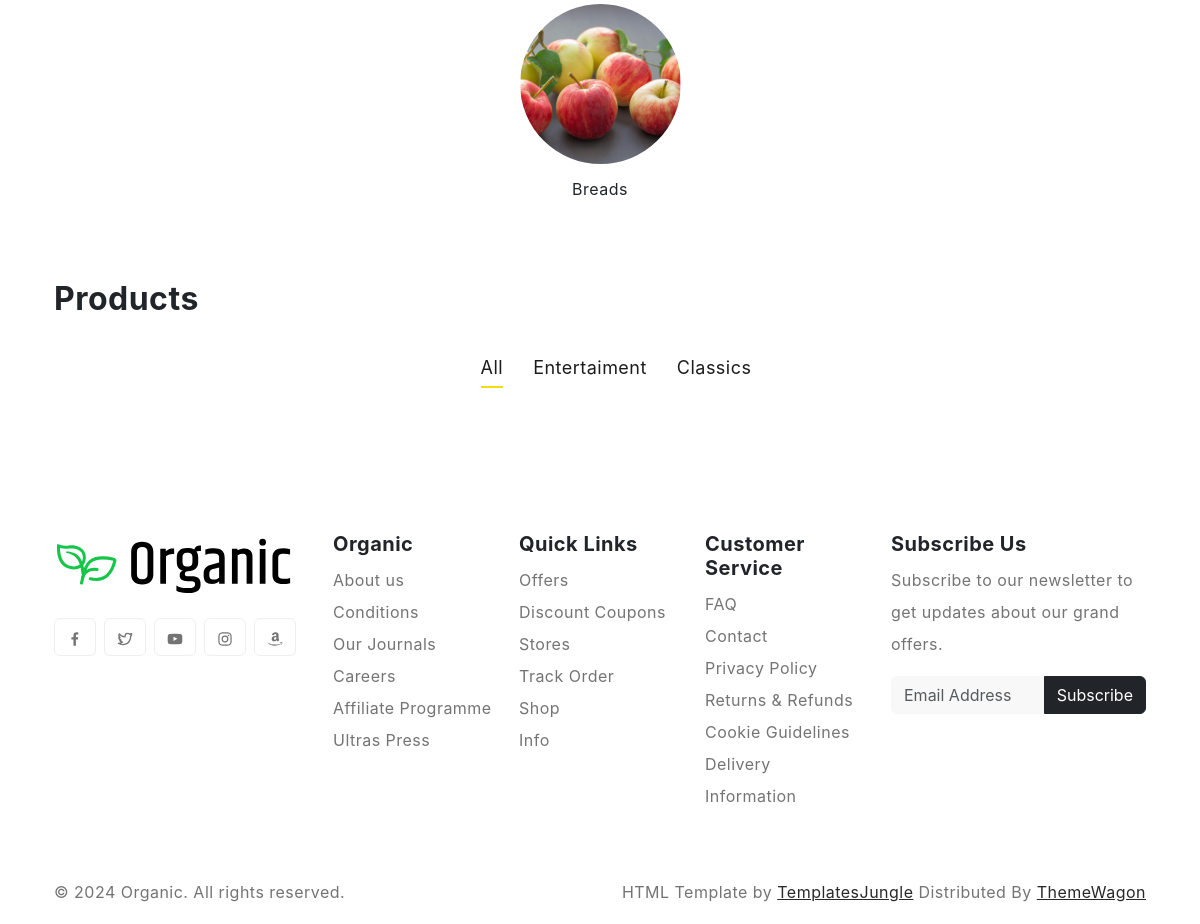
The app's page / (lower part), older data.
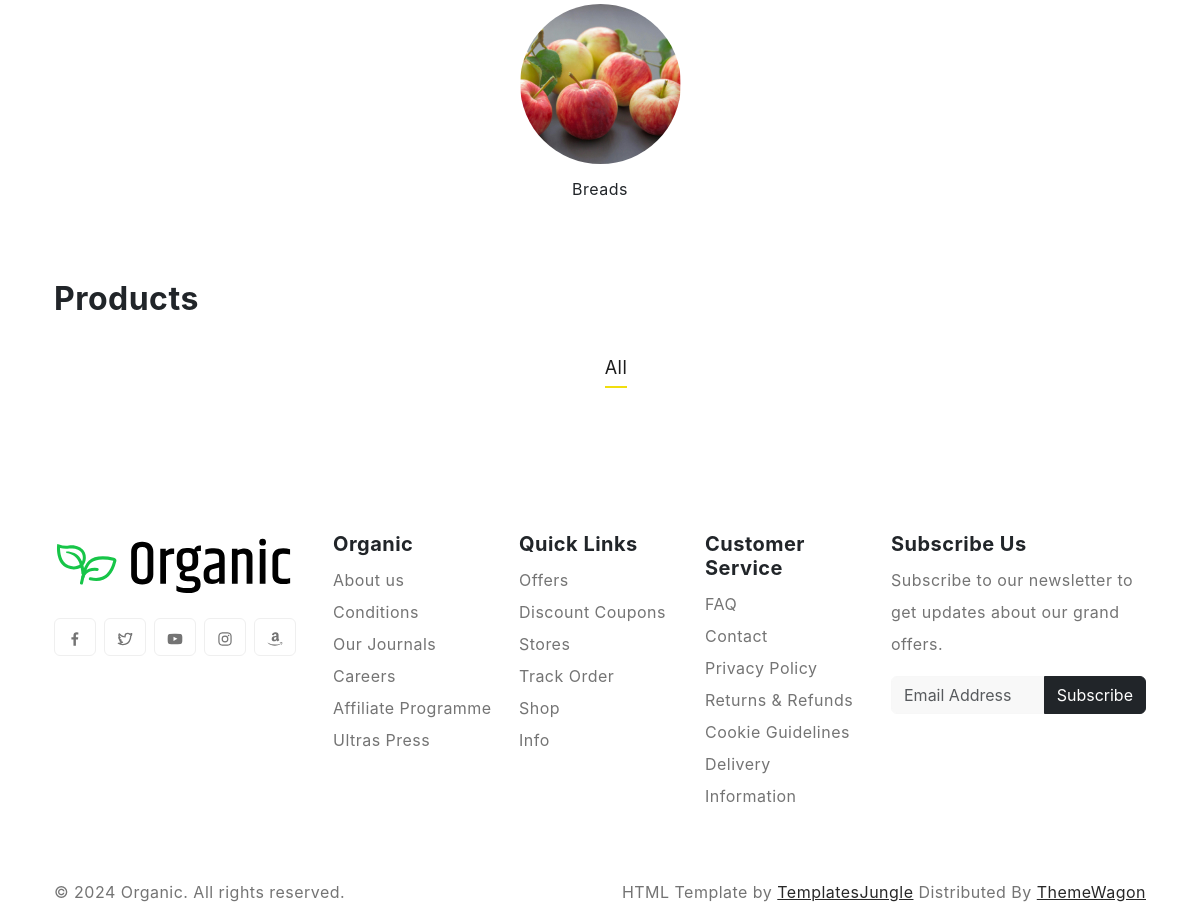
The same page, newer data.
### stock/models.py (models this page shows, shortened)
class Category(models.Model):
    name = models.CharField(max_length=150)
    slug = models.SlugField(max_length=256, blank=True, null=True, unique=True)
    description = models.TextField(blank=True)
    created_at = models.DateTimeField(auto_now_add=True)
    updated_at = models.DateTimeField(auto_now=True)

### stock/views.py (the view)
# urls.py: path("", views.index_page, name="index"),
def index_page(request):
    categories = Category.objects.all()
    products = Product.objects.all()
    recent_blogs = Blog.objects.all()[:3]
    context = {
        "categories": categories,
        "products": products,
        "blogs":recent_blogs,
    }
    return render(request, "pages/index.html", context)

### stock/context_processors.py (called while the page is built)
def cart(request):
    return {'cart': Cart(request)}

### templates/pages/index.html (shortened to what this page needs)
{% extends "assets/base.html" %}
{% load static %}
{% block content %}
<section class="py-5 overflow-hidden">
  <div class="container-lg">
    <div class="row">
      <div class="col-md-12">
        <div class="category-carousel swiper">
          <div class="swiper-wrapper">
            <a href="category.html" class="nav-link swiper-slide text-center">
              <img src="{% static 'images/category-thumb-1.jpg' %}" class="rounded-circle" alt="Category Thumbnail">
              <h4 class="fs-6 mt-3 fw-normal category-title">Breads</h4>
            </a>
          </div>
        </div>
      </div>
    </div>
  </div>
</section>
<section class="pb-5">
  <div class="container-lg">
    <div class="row">
      <div class="col-md-12">
        <div class="section-header d-flex flex-wrap justify-content-between my-4">
          <h2 class="product-title">Products</h2>
        </div>
      </div>
    </div>
    <div class="row">
      <div class="col-md-12">
      <div class="filter-controls">
        <ul class="filter-options">
          <li class="active" data-filter="*">All</li>
          {% for category in categories %}
          <li data-filter=".{{category.slug}}">{{category.name}}</li>
          {% endfor %}
        </ul>
      </div>
      </div>
    </div>
  </div>
</section>
{% endblock content %}

Row changes from the older to the newer data that the page shows:
removed Category: name "Entertaiment"
removed Category: name "Classics"
